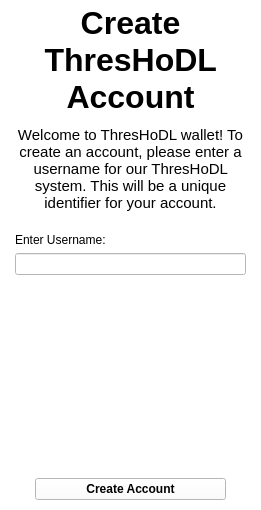
<?xml version="1.0" encoding="UTF-8"?>
<ui version="4.0">
 <class>CreateAccount</class>
 <widget class="QWidget" name="CreateAccount">
  <property name="geometry">
   <rect>
    <x>0</x>
    <y>0</y>
    <width>261</width>
    <height>510</height>
   </rect>
  </property>
  <property name="windowTitle">
   <string>Form</string>
  </property>
  <property name="styleSheet">
   <string notr="true">background-color: rgb(255, 255, 255);</string>
  </property>
  <layout class="QVBoxLayout" name="verticalLayout_2">
   <property name="leftMargin">
    <number>15</number>
   </property>
   <property name="topMargin">
    <number>5</number>
   </property>
   <property name="rightMargin">
    <number>15</number>
   </property>
   <property name="bottomMargin">
    <number>5</number>
   </property>
   <item>
    <layout class="QVBoxLayout" name="verticalLayout">
     <item>
      <widget class="QLabel" name="label">
       <property name="font">
        <font>
         <pointsize>24</pointsize>
         <weight>75</weight>
         <bold>true</bold>
        </font>
       </property>
       <property name="text">
        <string>Create ThresHoDL Account</string>
       </property>
       <property name="alignment">
        <set>Qt::AlignCenter</set>
       </property>
       <property name="wordWrap">
        <bool>true</bool>
       </property>
       <property name="margin">
        <number>30</number>
       </property>
      </widget>
     </item>
     <item>
      <spacer name="verticalSpacer_2">
       <property name="orientation">
        <enum>Qt::Vertical</enum>
       </property>
       <property name="sizeType">
        <enum>QSizePolicy::Fixed</enum>
       </property>
       <property name="sizeHint" stdset="0">
        <size>
         <width>20</width>
         <height>5</height>
        </size>
       </property>
      </spacer>
     </item>
     <item>
      <widget class="QLabel" name="label_2">
       <property name="font">
        <font>
         <pointsize>11</pointsize>
        </font>
       </property>
       <property name="text">
        <string>Welcome to ThresHoDL wallet! To create an account, please enter a username for our ThresHoDL system. This will be a unique identifier for your account.</string>
       </property>
       <property name="alignment">
        <set>Qt::AlignCenter</set>
       </property>
       <property name="wordWrap">
        <bool>true</bool>
       </property>
      </widget>
     </item>
     <item>
      <spacer name="verticalSpacer_3">
       <property name="orientation">
        <enum>Qt::Vertical</enum>
       </property>
       <property name="sizeType">
        <enum>QSizePolicy::Fixed</enum>
       </property>
       <property name="sizeHint" stdset="0">
        <size>
         <width>20</width>
         <height>15</height>
        </size>
       </property>
      </spacer>
     </item>
     <item>
      <widget class="QLabel" name="label_3">
       <property name="text">
        <string>Enter Username:</string>
       </property>
      </widget>
     </item>
     <item>
      <widget class="QLineEdit" name="usernameLineEdit"/>
     </item>
     <item>
      <widget class="QLabel" name="warningLabel">
       <property name="font">
        <font>
         <pointsize>10</pointsize>
        </font>
       </property>
       <property name="text">
        <string/>
       </property>
       <property name="alignment">
        <set>Qt::AlignLeading|Qt::AlignLeft|Qt::AlignVCenter</set>
       </property>
      </widget>
     </item>
     <item>
      <spacer name="verticalSpacer">
       <property name="orientation">
        <enum>Qt::Vertical</enum>
       </property>
       <property name="sizeHint" stdset="0">
        <size>
         <width>20</width>
         <height>40</height>
        </size>
       </property>
      </spacer>
     </item>
     <item>
      <layout class="QHBoxLayout" name="horizontalLayout">
       <property name="leftMargin">
        <number>20</number>
       </property>
       <property name="topMargin">
        <number>0</number>
       </property>
       <property name="rightMargin">
        <number>20</number>
       </property>
       <item>
        <widget class="QPushButton" name="createAccountButton">
         <property name="font">
          <font>
           <weight>75</weight>
           <bold>true</bold>
          </font>
         </property>
         <property name="autoFillBackground">
          <bool>false</bool>
         </property>
         <property name="styleSheet">
          <string notr="true"/>
         </property>
         <property name="text">
          <string>Create Account</string>
         </property>
         <property name="default">
          <bool>false</bool>
         </property>
         <property name="flat">
          <bool>false</bool>
         </property>
        </widget>
       </item>
      </layout>
     </item>
     <item>
      <spacer name="verticalSpacer_4">
       <property name="orientation">
        <enum>Qt::Vertical</enum>
       </property>
       <property name="sizeType">
        <enum>QSizePolicy::Fixed</enum>
       </property>
       <property name="sizeHint" stdset="0">
        <size>
         <width>20</width>
         <height>5</height>
        </size>
       </property>
      </spacer>
     </item>
    </layout>
   </item>
  </layout>
 </widget>
 <resources/>
 <connections/>
</ui>
